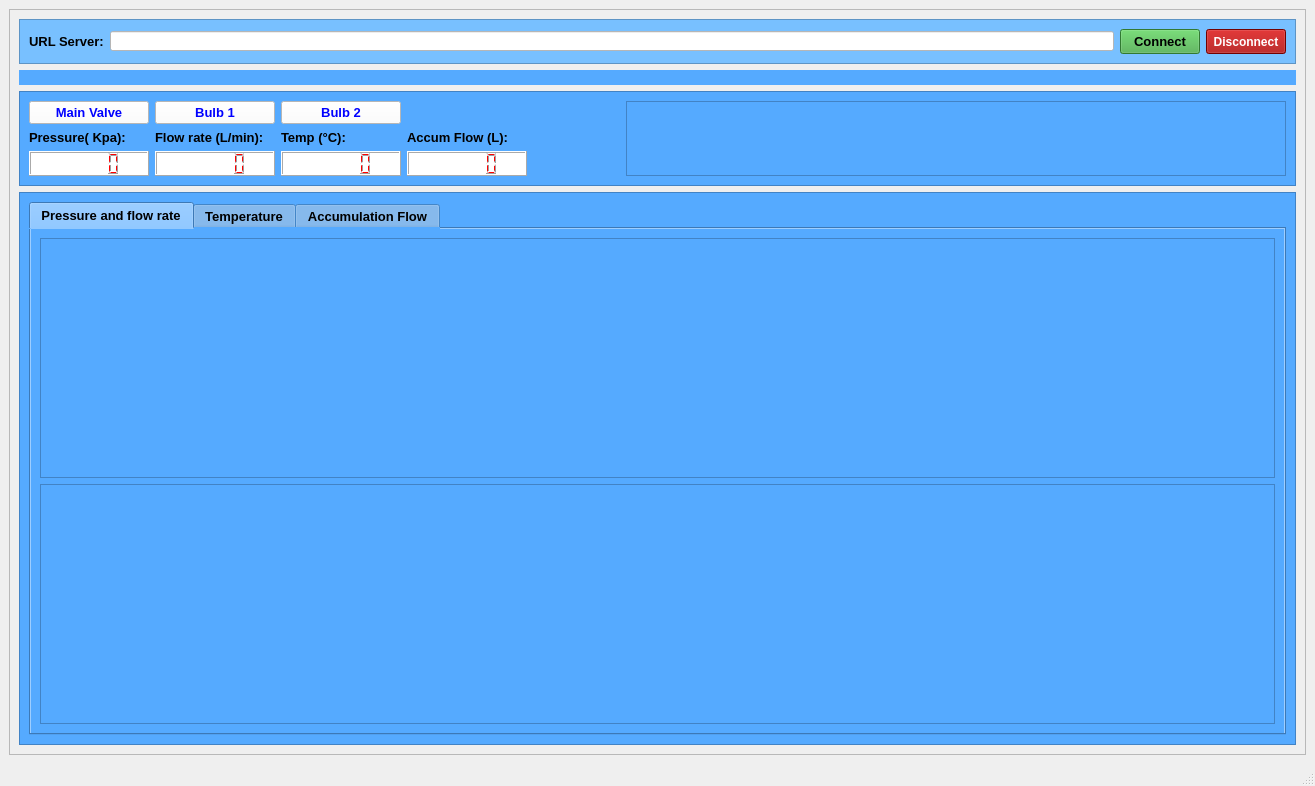
<?xml version="1.0" encoding="UTF-8"?>
<ui version="4.0">
 <class>MainWindow</class>
 <widget class="QMainWindow" name="MainWindow">
  <property name="geometry">
   <rect>
    <x>0</x>
    <y>0</y>
    <width>1315</width>
    <height>786</height>
   </rect>
  </property>
  <property name="windowTitle">
   <string>OPCUA Client</string>
  </property>
  <property name="windowIcon">
   <iconset>
    <normaloff>Icon/opc_icon.ico</normaloff>Icon/opc_icon.ico</iconset>
  </property>
  <property name="iconSize">
   <size>
    <width>24</width>
    <height>24</height>
   </size>
  </property>
  <widget class="QWidget" name="centralwidget">
   <layout class="QHBoxLayout" name="horizontalLayout_6">
    <item>
     <widget class="QFrame" name="frame_2">
      <property name="frameShape">
       <enum>QFrame::StyledPanel</enum>
      </property>
      <property name="frameShadow">
       <enum>QFrame::Raised</enum>
      </property>
      <layout class="QVBoxLayout" name="verticalLayout_3">
       <item>
        <widget class="QFrame" name="frame_10">
         <property name="styleSheet">
          <string notr="true">background-color:rgb(120, 192, 255)</string>
         </property>
         <property name="frameShape">
          <enum>QFrame::StyledPanel</enum>
         </property>
         <property name="frameShadow">
          <enum>QFrame::Raised</enum>
         </property>
         <layout class="QHBoxLayout" name="horizontalLayout_7">
          <item>
           <widget class="QLabel" name="label">
            <property name="font">
             <font>
              <pointsize>10</pointsize>
              <weight>75</weight>
              <bold>true</bold>
             </font>
            </property>
            <property name="text">
             <string>URL Server:</string>
            </property>
            <property name="scaledContents">
             <bool>true</bool>
            </property>
           </widget>
          </item>
          <item>
           <widget class="QLineEdit" name="le_url">
            <property name="minimumSize">
             <size>
              <width>100</width>
              <height>20</height>
             </size>
            </property>
            <property name="maximumSize">
             <size>
              <width>16777215</width>
              <height>20</height>
             </size>
            </property>
            <property name="styleSheet">
             <string notr="true">background-color:rgb(255, 255, 255)</string>
            </property>
           </widget>
          </item>
          <item>
           <widget class="QPushButton" name="btn_connect">
            <property name="minimumSize">
             <size>
              <width>0</width>
              <height>25</height>
             </size>
            </property>
            <property name="font">
             <font>
              <pointsize>10</pointsize>
              <weight>75</weight>
              <bold>true</bold>
             </font>
            </property>
            <property name="styleSheet">
             <string notr="true">background-color:rgb(68, 170, 68);
</string>
            </property>
            <property name="text">
             <string>Connect</string>
            </property>
           </widget>
          </item>
          <item>
           <widget class="QPushButton" name="btn_disconnect">
            <property name="minimumSize">
             <size>
              <width>0</width>
              <height>25</height>
             </size>
            </property>
            <property name="maximumSize">
             <size>
              <width>16777215</width>
              <height>25</height>
             </size>
            </property>
            <property name="font">
             <font>
              <weight>75</weight>
              <bold>true</bold>
             </font>
            </property>
            <property name="styleSheet">
             <string notr="true">background-color:rgb(159, 0, 0);
color:rgb(255, 255, 255);</string>
            </property>
            <property name="text">
             <string>Disconnect</string>
            </property>
           </widget>
          </item>
         </layout>
        </widget>
       </item>
       <item>
        <widget class="QLabel" name="lb_status">
         <property name="maximumSize">
          <size>
           <width>16777215</width>
           <height>100</height>
          </size>
         </property>
         <property name="font">
          <font>
           <pointsize>10</pointsize>
           <weight>75</weight>
           <bold>true</bold>
          </font>
         </property>
         <property name="styleSheet">
          <string notr="true">background-color:rgb(85, 170, 255)</string>
         </property>
         <property name="text">
          <string/>
         </property>
        </widget>
       </item>
       <item>
        <widget class="QFrame" name="frame_7">
         <property name="styleSheet">
          <string notr="true">background-color:rgb(85, 170, 255)</string>
         </property>
         <property name="frameShape">
          <enum>QFrame::StyledPanel</enum>
         </property>
         <property name="frameShadow">
          <enum>QFrame::Raised</enum>
         </property>
         <layout class="QHBoxLayout" name="horizontalLayout_11">
          <item>
           <layout class="QVBoxLayout" name="verticalLayout_10">
            <item>
             <layout class="QHBoxLayout" name="horizontalLayout_4">
              <item>
               <widget class="QPushButton" name="btn_main_valve">
                <property name="minimumSize">
                 <size>
                  <width>120</width>
                  <height>0</height>
                 </size>
                </property>
                <property name="maximumSize">
                 <size>
                  <width>120</width>
                  <height>16777215</height>
                 </size>
                </property>
                <property name="font">
                 <font>
                  <pointsize>10</pointsize>
                  <weight>75</weight>
                  <bold>true</bold>
                 </font>
                </property>
                <property name="styleSheet">
                 <string notr="true"> background-color:white;
color:blue;</string>
                </property>
                <property name="text">
                 <string>Main Valve</string>
                </property>
               </widget>
              </item>
              <item>
               <widget class="QPushButton" name="btn_bulb_1">
                <property name="minimumSize">
                 <size>
                  <width>120</width>
                  <height>0</height>
                 </size>
                </property>
                <property name="maximumSize">
                 <size>
                  <width>120</width>
                  <height>16777215</height>
                 </size>
                </property>
                <property name="font">
                 <font>
                  <pointsize>10</pointsize>
                  <weight>75</weight>
                  <bold>true</bold>
                 </font>
                </property>
                <property name="styleSheet">
                 <string notr="true"> background-color:white;
color:blue;</string>
                </property>
                <property name="text">
                 <string>Bulb 1</string>
                </property>
               </widget>
              </item>
              <item>
               <widget class="QPushButton" name="btn_bulb_2">
                <property name="minimumSize">
                 <size>
                  <width>120</width>
                  <height>0</height>
                 </size>
                </property>
                <property name="maximumSize">
                 <size>
                  <width>70</width>
                  <height>16777215</height>
                 </size>
                </property>
                <property name="font">
                 <font>
                  <pointsize>10</pointsize>
                  <weight>75</weight>
                  <bold>true</bold>
                 </font>
                </property>
                <property name="styleSheet">
                 <string notr="true"> background-color:white;
color:blue;</string>
                </property>
                <property name="text">
                 <string>Bulb 2</string>
                </property>
               </widget>
              </item>
              <item>
               <widget class="QLabel" name="label_4">
                <property name="maximumSize">
                 <size>
                  <width>120</width>
                  <height>16777215</height>
                 </size>
                </property>
                <property name="text">
                 <string/>
                </property>
               </widget>
              </item>
             </layout>
            </item>
            <item>
             <layout class="QHBoxLayout" name="horizontalLayout_5">
              <item>
               <layout class="QVBoxLayout" name="verticalLayout_8">
                <item>
                 <widget class="QLabel" name="label_7">
                  <property name="maximumSize">
                   <size>
                    <width>120</width>
                    <height>16777215</height>
                   </size>
                  </property>
                  <property name="font">
                   <font>
                    <pointsize>10</pointsize>
                    <weight>75</weight>
                    <bold>true</bold>
                   </font>
                  </property>
                  <property name="text">
                   <string>Pressure( Kpa):</string>
                  </property>
                 </widget>
                </item>
                <item>
                 <widget class="QLCDNumber" name="lcd_pressure">
                  <property name="minimumSize">
                   <size>
                    <width>120</width>
                    <height>25</height>
                   </size>
                  </property>
                  <property name="maximumSize">
                   <size>
                    <width>120</width>
                    <height>25</height>
                   </size>
                  </property>
                  <property name="styleSheet">
                   <string notr="true"> background-color:white;
color:red;</string>
                  </property>
                 </widget>
                </item>
               </layout>
              </item>
              <item>
               <layout class="QVBoxLayout" name="verticalLayout_9">
                <item>
                 <widget class="QLabel" name="label_8">
                  <property name="minimumSize">
                   <size>
                    <width>0</width>
                    <height>0</height>
                   </size>
                  </property>
                  <property name="maximumSize">
                   <size>
                    <width>120</width>
                    <height>16777215</height>
                   </size>
                  </property>
                  <property name="font">
                   <font>
                    <pointsize>10</pointsize>
                    <weight>75</weight>
                    <bold>true</bold>
                   </font>
                  </property>
                  <property name="text">
                   <string>Flow rate (L/min):</string>
                  </property>
                 </widget>
                </item>
                <item>
                 <widget class="QLCDNumber" name="lcd_flow_rate">
                  <property name="minimumSize">
                   <size>
                    <width>120</width>
                    <height>25</height>
                   </size>
                  </property>
                  <property name="maximumSize">
                   <size>
                    <width>120</width>
                    <height>25</height>
                   </size>
                  </property>
                  <property name="styleSheet">
                   <string notr="true"> background-color:white;
color:red;</string>
                  </property>
                 </widget>
                </item>
               </layout>
              </item>
              <item>
               <layout class="QVBoxLayout" name="verticalLayout_7">
                <item>
                 <widget class="QLabel" name="label_6">
                  <property name="maximumSize">
                   <size>
                    <width>120</width>
                    <height>16777215</height>
                   </size>
                  </property>
                  <property name="font">
                   <font>
                    <pointsize>10</pointsize>
                    <weight>75</weight>
                    <bold>true</bold>
                   </font>
                  </property>
                  <property name="text">
                   <string>Temp (°C):</string>
                  </property>
                 </widget>
                </item>
                <item>
                 <widget class="QLCDNumber" name="lcd_temp">
                  <property name="minimumSize">
                   <size>
                    <width>120</width>
                    <height>25</height>
                   </size>
                  </property>
                  <property name="maximumSize">
                   <size>
                    <width>120</width>
                    <height>25</height>
                   </size>
                  </property>
                  <property name="toolTip">
                   <string>&lt;html&gt;&lt;head/&gt;&lt;body&gt;&lt;pre style=&quot; margin-top:12px; margin-bottom:0px; margin-left:0px; margin-right:0px; -qt-block-indent:0; text-indent:0px;&quot;&gt;&lt;span style=&quot; font-family:'inherit'; background-color:transparent;&quot;&gt;QLCDNumber{&lt;/span&gt;&lt;/pre&gt;&lt;pre style=&quot; margin-top:0px; margin-bottom:0px; margin-left:0px; margin-right:0px; -qt-block-indent:0; text-indent:0px;&quot;&gt;&lt;span style=&quot; font-family:'inherit'; background-color:transparent;&quot;&gt;    color: rgb(&lt;/span&gt;&lt;span style=&quot; font-family:'inherit'; font-size:13px; color:#000000; background-color:transparent;&quot;&gt;255&lt;/span&gt;&lt;span style=&quot; font-family:'inherit'; background-color:transparent;&quot;&gt;, &lt;/span&gt;&lt;span style=&quot; font-family:'inherit'; font-size:13px; color:#000000; background-color:transparent;&quot;&gt;89&lt;/span&gt;&lt;span style=&quot; font-family:'inherit'; background-color:transparent;&quot;&gt;, &lt;/span&gt;&lt;span style=&quot; font-family:'inherit'; font-size:13px; color:#000000; background-color:transparent;&quot;&gt;242&lt;/span&gt;&lt;span style=&quot; font-family:'inherit'; background-color:transparent;&quot;&gt;);    &lt;/span&gt;&lt;/pre&gt;&lt;pre style=&quot; margin-top:0px; margin-bottom:12px; margin-left:0px; margin-right:0px; -qt-block-indent:0; text-indent:0px;&quot;&gt;&lt;span style=&quot; font-family:'inherit'; background-color:transparent;&quot;&gt;    background-color: rgb(&lt;/span&gt;&lt;span style=&quot; font-family:'inherit'; font-size:13px; color:#000000; background-color:transparent;&quot;&gt;0&lt;/span&gt;&lt;span style=&quot; font-family:'inherit'; background-color:transparent;&quot;&gt;, &lt;/span&gt;&lt;span style=&quot; font-family:'inherit'; font-size:13px; color:#000000; background-color:transparent;&quot;&gt;85&lt;/span&gt;&lt;span style=&quot; font-family:'inherit'; background-color:transparent;&quot;&gt;, &lt;/span&gt;&lt;span style=&quot; font-family:'inherit'; font-size:13px; color:#000000; background-color:transparent;&quot;&gt;0&lt;/span&gt;&lt;span style=&quot; font-family:'inherit'; background-color:transparent;&quot;&gt;);&lt;/span&gt;&lt;/pre&gt;&lt;/body&gt;&lt;/html&gt;</string>
                  </property>
                  <property name="styleSheet">
                   <string notr="true"> background-color:white;
color:red;</string>
                  </property>
                 </widget>
                </item>
               </layout>
              </item>
              <item>
               <layout class="QVBoxLayout" name="verticalLayout_6">
                <item>
                 <widget class="QLabel" name="label_9">
                  <property name="minimumSize">
                   <size>
                    <width>120</width>
                    <height>0</height>
                   </size>
                  </property>
                  <property name="maximumSize">
                   <size>
                    <width>120</width>
                    <height>16777215</height>
                   </size>
                  </property>
                  <property name="font">
                   <font>
                    <pointsize>10</pointsize>
                    <weight>75</weight>
                    <bold>true</bold>
                   </font>
                  </property>
                  <property name="text">
                   <string>Accum Flow (L):</string>
                  </property>
                  <property name="alignment">
                   <set>Qt::AlignLeading|Qt::AlignLeft|Qt::AlignVCenter</set>
                  </property>
                 </widget>
                </item>
                <item>
                 <widget class="QLCDNumber" name="lcd_accumflow">
                  <property name="minimumSize">
                   <size>
                    <width>120</width>
                    <height>25</height>
                   </size>
                  </property>
                  <property name="maximumSize">
                   <size>
                    <width>120</width>
                    <height>25</height>
                   </size>
                  </property>
                  <property name="styleSheet">
                   <string notr="true"> background-color:white;
color:red;</string>
                  </property>
                 </widget>
                </item>
               </layout>
              </item>
             </layout>
            </item>
           </layout>
          </item>
          <item>
           <widget class="QLabel" name="label_27">
            <property name="minimumSize">
             <size>
              <width>20</width>
              <height>0</height>
             </size>
            </property>
            <property name="maximumSize">
             <size>
              <width>10</width>
              <height>16777215</height>
             </size>
            </property>
            <property name="text">
             <string/>
            </property>
           </widget>
          </item>
          <item>
           <widget class="QLabel" name="label_28">
            <property name="minimumSize">
             <size>
              <width>20</width>
              <height>0</height>
             </size>
            </property>
            <property name="maximumSize">
             <size>
              <width>10</width>
              <height>16777215</height>
             </size>
            </property>
            <property name="text">
             <string/>
            </property>
           </widget>
          </item>
          <item>
           <widget class="QLabel" name="label_20">
            <property name="minimumSize">
             <size>
              <width>35</width>
              <height>0</height>
             </size>
            </property>
            <property name="maximumSize">
             <size>
              <width>10</width>
              <height>16777215</height>
             </size>
            </property>
            <property name="text">
             <string/>
            </property>
           </widget>
          </item>
          <item>
           <widget class="QFrame" name="frame_8">
            <property name="frameShape">
             <enum>QFrame::StyledPanel</enum>
            </property>
            <property name="frameShadow">
             <enum>QFrame::Raised</enum>
            </property>
           </widget>
          </item>
         </layout>
        </widget>
       </item>
       <item>
        <widget class="QFrame" name="frame_9">
         <property name="styleSheet">
          <string notr="true">background-color:rgb(85, 170, 255)</string>
         </property>
         <property name="frameShape">
          <enum>QFrame::StyledPanel</enum>
         </property>
         <property name="frameShadow">
          <enum>QFrame::Raised</enum>
         </property>
         <layout class="QHBoxLayout" name="horizontalLayout">
          <item>
           <widget class="QTabWidget" name="tabWidget">
            <property name="font">
             <font>
              <pointsize>10</pointsize>
              <weight>75</weight>
              <bold>true</bold>
             </font>
            </property>
            <property name="currentIndex">
             <number>0</number>
            </property>
            <widget class="QWidget" name="tab">
             <property name="styleSheet">
              <string notr="true">background-color:rgb(85, 170, 255)</string>
             </property>
             <attribute name="icon">
              <iconset>
               <normalon>Icon/pressure.png</normalon>
              </iconset>
             </attribute>
             <attribute name="title">
              <string>Pressure and flow rate</string>
             </attribute>
             <layout class="QVBoxLayout" name="verticalLayout_11">
              <item>
               <widget class="PlotWidget" name="graphicsView_intansflow"/>
              </item>
              <item>
               <widget class="PlotWidget" name="graphicsView_pressure"/>
              </item>
             </layout>
            </widget>
            <widget class="QWidget" name="tab_2">
             <attribute name="icon">
              <iconset>
               <normaloff>:/icons/icons/thermometer.svg</normaloff>
               <normalon>Icon/temperature.png</normalon>:/icons/icons/thermometer.svg</iconset>
             </attribute>
             <attribute name="title">
              <string>Temperature</string>
             </attribute>
             <layout class="QHBoxLayout" name="horizontalLayout_8">
              <item>
               <widget class="PlotWidget" name="graphicsView_temp"/>
              </item>
             </layout>
            </widget>
            <widget class="QWidget" name="tab_3">
             <attribute name="icon">
              <iconset>
               <normaloff>:/icons/icons/git-merge.svg</normaloff>
               <normalon>Icon/Storage.png</normalon>:/icons/icons/git-merge.svg</iconset>
             </attribute>
             <attribute name="title">
              <string>Accumulation Flow</string>
             </attribute>
             <layout class="QHBoxLayout" name="horizontalLayout_9">
              <item>
               <widget class="PlotWidget" name="graphicsView_accumflow"/>
              </item>
             </layout>
            </widget>
           </widget>
          </item>
         </layout>
        </widget>
       </item>
      </layout>
     </widget>
    </item>
   </layout>
  </widget>
  <widget class="QStatusBar" name="statusbar"/>
 </widget>
 <customwidgets>
  <customwidget>
   <class>PlotWidget</class>
   <extends>QGraphicsView</extends>
   <header location="global">pyqtgraph</header>
  </customwidget>
 </customwidgets>
 <resources/>
 <connections/>
</ui>
